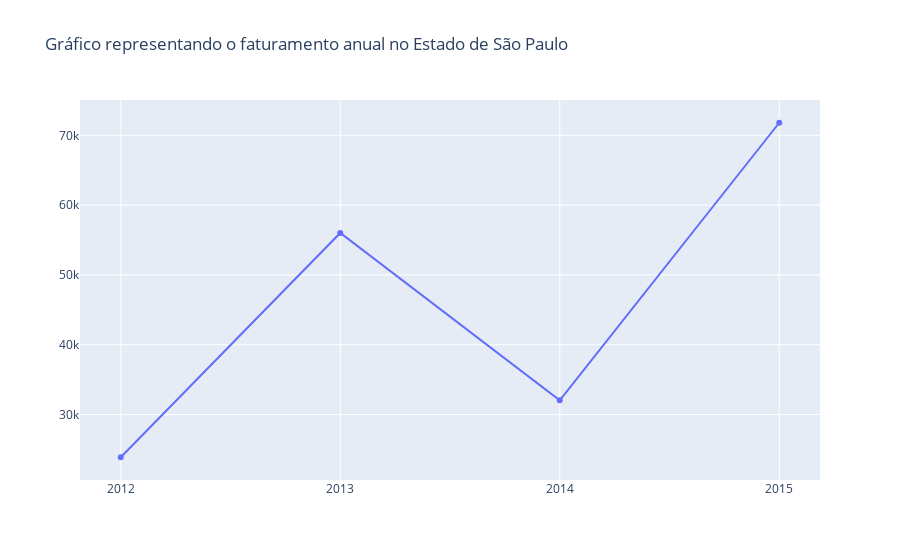

Notebook code cell kept with this figure:
### Code cell
# Gráfico que representa o faturamento anual do estado de São Paulo
line1 = go.Scatter(x = anos_sp, y = valores_venda_sp, mode = 'lines+markers', name = 'Vendas por Ano') # mode = linhas + pontos

layout = go.Layout(
    title = 'Gráfico representando o faturamento anual no Estado de São Paulo',
    xaxis = {'type': 'category'}  # Definindo o tipo do eixo X como categoria
)

fig = go.Figure(data = [line1], layout = layout)

# Exibindo o gráfico
py.iplot(fig)

### Figure 1 — Plotly figure (JSON) as saved in the notebook; plotly's stock layout.template omitted (floating-point values rounded to 4 significant figures)
{"data": [{"mode": "lines+markers", "name": "Vendas por Ano", "type": "scatter", "x": ["2012", "2013", "2014", "2015"], "y": [23870.0, 56010.0, 32020.0, 71800.0]}], "layout": {"autosize": true, "title": {"text": "Gráfico representando o faturamento anual no Estado de São Paulo"}, "xaxis": {"autorange": true, "range": [-0.1816, 3.182], "type": "category"}, "yaxis": {"autorange": true, "range": [19920.0, 75750.0], "type": "linear"}}}
